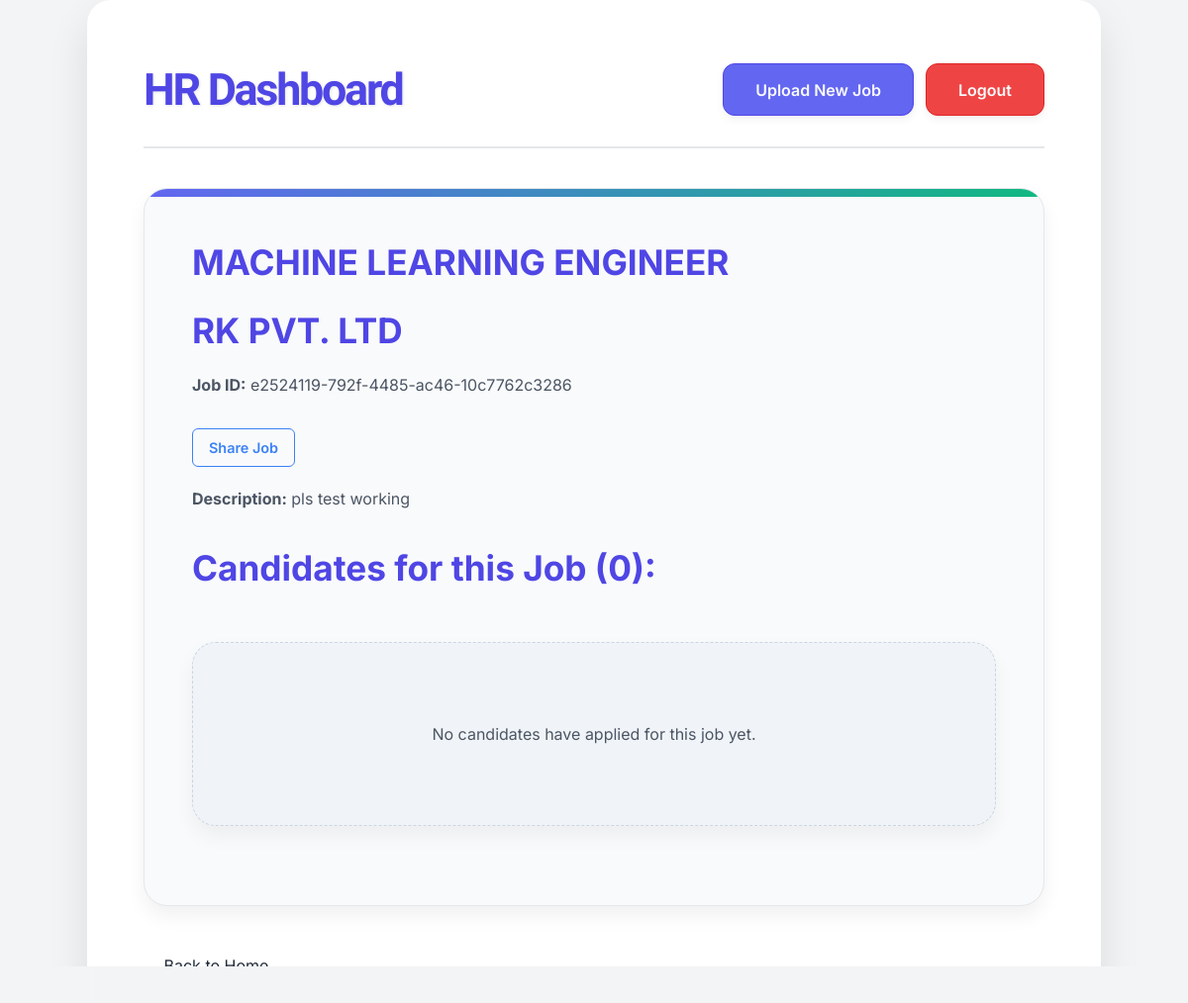
The page /hr_dashboard (signed in) on the database its author committed.
### app.py (models this page shows, shortened)
class Job(db.Model):
    __table_args__ = {'extend_existing': True}
    id = db.Column(db.String(36), primary_key=True, default=lambda: str(uuid.uuid4()))
    company_name = db.Column(db.String(100), nullable=False)
    job_title = db.Column(db.String(100), nullable=False)
    job_description = db.Column(db.Text, nullable=False)
    date_posted = db.Column(db.String(50), nullable=False)
    hr_user_id = db.Column(db.Integer, db.ForeignKey('user.id'), nullable=False)
    applications = db.relationship('CandidateApplication', backref='job', lazy=True, cascade="all, delete-orphan")

### app.py (the view, shortened to what this page needs)
@app.route('/hr_dashboard')
@hr_required
def hr_dashboard():
    try:
        hr_jobs = Job.query.filter_by(hr_user_id=current_user.id)\
                          .order_by(Job.date_posted.desc())\
                          .all()
        dashboard_jobs = []
        total_candidates = 0
        pending_reviews = 0
        for job_obj in hr_jobs:
            job_applications = CandidateApplication.query.filter_by(job_id=job_obj.id).all()
            total_applications = len(job_applications)
            eligible_candidates = sum(1 for app in job_applications if app.eligibility_status == 'Eligible')
            completed_exams = sum(1 for app in job_applications if app.exam_taken)
            job_data = {
                'id': job_obj.id,
                'company_name': job_obj.company_name,
                'job_title': job_obj.job_title,
                'job_description': job_obj.job_description,
                'date_posted': job_obj.date_posted,
                'total_applications': total_applications,
                'eligible_candidates': eligible_candidates,
                'completed_exams': completed_exams,
                'candidates_list': [],
                'status': 'Active',
                'sharable_link': url_for('candidate_apply', job_id=job_obj.id, _external=True)
            }
            job_data['candidates_list'].sort(
                key=lambda x: datetime.strptime(x['submission_date'], "%Y-%m-%d %H:%M:%S"),
                reverse=True
            )
            dashboard_jobs.append(job_data)
        dashboard_summary = {
            'total_jobs': len(hr_jobs),
            'total_candidates': total_candidates,
            'pending_reviews': pending_reviews,
            'last_updated': datetime.utcnow().strftime("%Y-%m-%d %H:%M:%S")
        }
        return render_template(
            'hr_dashboard.html',
            jobs=dashboard_jobs,
            summary=dashboard_summary,
            current_user=current_user
        )
    except Exception as e:
        print(f"ERROR in hr_dashboard: {str(e)}")
        flash('An error occurred while loading the dashboard.', 'error')
        db.session.rollback()
        return render_template('hr_dashboard.html', jobs=[], summary={}, error=str(e))

### templates/hr_dashboard.html (shortened to what this page needs)
<!DOCTYPE html>
<html lang="en">
<head>
    <script src="https://cdn.tailwindcss.com"></script>
    <link rel="stylesheet" href="{{ url_for('static', filename='css/hr_dashboard.css') }}">
</head>
<body>
    <div class="container">
        <div class="dashboard-header">
            <h1>HR Dashboard</h1>
            <div class="action-buttons">
                <a href="{{ url_for('hr_job_upload') }}" class="btn-primary">Upload New Job</a>
                <a href="{{ url_for('logout') }}" class="btn-danger">Logout</a>
            </div>
        </div>
        {% if jobs %}
            {% for job_data in jobs %}
                <div class="job-card job-card-style-{{ loop.index0 % 4 }}">
                    <h2>{{ job_data.job_title }}</h2>
                    <h3>{{ job_data.company_name }}</h3>
                    <p><strong>Job ID:</strong> {{ job_data.id }}</p>
        <div class="sharable-link-container">
        <button class="btn-secondary share-btn" onclick="toggleShareLink(this)">Share Job</button>
    </div>
                    <p><strong>Description:</strong> {{ job_data.job_description }}</p>
                    <div class="candidate-list">
                        <h3 class="candidates-heading">Candidates for this Job ({{ job_data.candidates_list|length }}):</h3>
                        {% if job_data.candidates_list %}
                            {% for candidate_app in job_data.candidates_list %}
                                <div class="candidate-card">
                                     <strong>Name: {{ candidate_app.extracted_info.name or 'N/A' }}</strong>
                                    <p><strong>Application ID:</strong> {{ candidate_app.application_id }}</p>
                                    <p><strong>Email:</strong> {{ candidate_app.extracted_info.email or 'N/A' }}</p>
                                    <p><strong>Phone:</strong> {{ candidate_app.extracted_info.phone or 'N/A' }}</p>
                                    <p><strong>Submission Date:</strong> {{ candidate_app.submission_date }}</p>
                                    <p><strong>Approve : </strong>
                                    <form action="{{ url_for('approve_candidate', application_id=candidate_app.id) }}" method="POST" style="display:inline-block; margin-left: 10px;">
                                    <button type="submit" class="btn-primary approve-btn">Approve Candidate</button>
                                    </form>
                                    </p>
                                    <p>
                                        <strong>Status:</strong>
                                        <span class="eligibility-status
                                            {% if candidate_app.eligibility_status == 'Eligible' %}eligible
                                            {% elif candidate_app.eligibility_status == 'Not Eligible' %}not-eligible
                                            {% else %}pending{% endif %}">
                                            {{ candidate_app.eligibility_status or 'Pending Evaluation' }}
                                        </span>
                                    </p>
                                    <p>
                                        <strong>Match Score:</strong>
                                        <span class="score {% if candidate_app.match_score < 75 %}low{% endif %}">
                                            {{ candidate_app.match_score or 'N/A' }}%
                                        </span>
                                    </p>
                                    <div class="collapsible-header" data-target="evaluation-reason-{{ candidate_app.application_id }}">
                                        <span>Evaluation Reason</span>
                                    </div>
                                    <div id="evaluation-reason-{{ candidate_app.application_id }}" class="collapsible-content hidden">
                                        <div class="collapsible-feedback-box {% if candidate_app.eligibility_status == 'Eligible' %}bg-green-50{% elif candidate_app.eligibility_status == 'Not Eligible' %}bg-red-50{% endif %}">
                                            <p>{{ candidate_app.eligibility_reason or 'N/A' }}</p>
                                        </div>
                                    </div>
                                    {% if candidate_app.exam_taken %}
                                        <p class="mt-4"><strong>Exam Taken:</strong> Yes</p>
                                        <p><strong>Exam Score:</strong> {{ candidate_app.exam_score or 'N/A' }}</p>
                                        {% if candidate_app.exam_feedback %}
                                            <div class="collapsible-header" data-target="exam-feedback-{{ candidate_app.application_id }}">
                                                <span>Exam Feedback</span>
                                            </div>
                                            <div id="exam-feedback-{{ candidate_app.application_id }}" class="collapsible-content hidden">
                                                <ul class="exam-feedback-list">
                                                    {% for feedback_item in candidate_app.exam_feedback %}
                                                        <li>
                                                            <strong>Q:</strong> {{ feedback_item.question }} <br>
                                                            <strong>Score:</strong> {{ feedback_item.score }}/10 <br>
                                                            <strong>Feedback:</strong> {{ feedback_item.feedback }}
                                                        </li>
                                                    {% endfor %}
                                                </ul>
                                            </div>
                                        {% endif %}
                                    {% else %}
                                        <p class="mt-4"><strong>Exam Taken:</strong> No</p>
                                    {% endif %}
                                    {% if candidate_app.extracted_info.skills %}
                                        <div class="collapsible-header" data-target="skills-{{ candidate_app.application_id }}">
                                            <span>Skills</span>
                                        </div>
                                        <div id="skills-{{ candidate_app.application_id }}" class="collapsible-content hidden">
                                            <div class="info-section">
                                                <h5>Skills</h5>
                                                <ul>
                                                    {% for skill in candidate_app.extracted_info.skills %}
                                                        <li>{{ skill }}</li>
                                                    {% endfor %}
                                                </ul>
                                            </div>
                                        </div>
                                    {% endif %}
                                    {% if candidate_app.extracted_info.education %}
                                        <div class="collapsible-header" data-target="education-{{ candidate_app.application_id }}">
                                            <span>Education</span>
                                        </div>
                                        <div id="education-{{ candidate_app.application_id }}" class="collapsible-content hidden">
                                            <div class="info-section">
                                                <h5>Education</h5>
                                                <ul>
                                                    {% for edu in candidate_app.extracted_info.education %}
                                                        <li>
                                                            {{ edu.degree or 'N/A' }}
                                                            {% if edu.concentration %}, {{ edu.concentration }}{% endif %}
                                                            at {{ edu.university or 'N/A' }} ({{ edu.start_year or 'N/A' }} - {{ edu.end_year or 'N/A' }})
                                                        </li>
                                                    {% endfor %}
                                                </ul>
                                            </div>
                                        </div>
                                    {% endif %}
                                    {% if candidate_app.extracted_info.experience %}
                                        <div class="collapsible-header" data-target="experience-{{ candidate_app.application_id }}">
                                            <span>Experience</span>
                                        </div>
                                        <div id="experience-{{ candidate_app.application_id }}" class="collapsible-content hidden">
                                            <div class="info-section">
                                                <h5>Experience</h5>
                                                <ul>
                                                    {% for exp in candidate_app.extracted_info.experience %}
                                                        <li>{{ exp.title or 'N/A' }} at {{ exp.location or 'N/A' }} ({{ exp.duration or 'N/A' }})</li>
                                                    {% endfor %}
                                                </ul>
                                            </div>
                                        </div>
                                    {% endif %}
                                   {% if candidate_app.extracted_info.projects %}
    <div class="collapsible-container">
        <div class="collapsible-header" data-target="#projects-{{ candidate_app.id }}">
            <span>Projects <i class="fas fa-chevron-down"></i></span>
        </div>
        <div id="projects-{{ candidate_app.id }}" class="collapsible-content hidden">
            <div class="info-section">
                <ul>
                    {% for project in candidate_app.extracted_info.projects %}
                        <li>
                            {{ project.title or 'N/A' }}
                            {% if project.link %}(<a href="{{ project.link }}" target="_blank" class="project-link">{{ project.link }}</a>){% endif %}
                            {% if project.insights %}
                                <a href="{{ url_for('project_insights', job_id=job_data.id, candidate_id=candidate_app.id, project_index=loop.index0) }}" class="text-link">View Insights</a>
                            {% else %}
                                <span class="text-red-500 text-xs ml-2">(No insights available)</span>
                            {% endif %}
                        </li>
                    {% endfor %}
                </ul>
            </div>
        </div>
    </div>
{% endif %}
                                </div>
                            {% endfor %}
                        {% else %}
                            <p class="no-candidates empty-state">No candidates have applied for this job yet.</p>
                        {% endif %}
                    </div>
                </div>
            {% endfor %}
        {% else %}
            <p class="no-jobs empty-state">No jobs have been uploaded yet. Please upload a job to get started!</p>
        {% endif %}
        <a href="{{ url_for('index') }}" class="back-link">&larr; Back to Home</a>
    </div>
</body>
</html>

### rows shown on the page
Job: job_title "MACHINE LEARNING ENGINEER", company_name "RK PVT. LTD", id "e2524119-792f-4485-ac46-10c7762c3286", job_description "pls test working", candidates_list|length "0"
